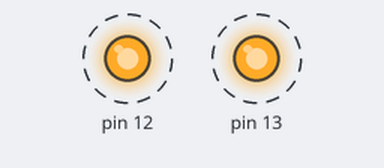
This sketch was run on a simulated Arduino Uno, built with avr-gcc and run on an emulated ATmega328P. Shown: output pins drawn as LEDs (lit = HIGH). Dashed ring = blinking.

Above: at 0.2 s.
Timing chart, 0 to 3.0 s (numbered marks = the images above):
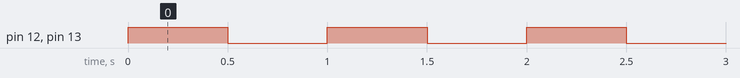

The sketch:

LED_BLINK.ino
```cpp
const uint8_t LED_LOW {12U};
const uint8_t LED_HIGH {13U};

void setup()
{
  pinMode(LED_LOW, OUTPUT);
  pinMode(LED_HIGH, OUTPUT);
}

void loop()
{
  digitalWrite(LED_LOW, HIGH);
  digitalWrite(LED_HIGH, HIGH);
  delay(500UL);

  digitalWrite(LED_LOW, LOW);
  digitalWrite(LED_HIGH, LOW);
  delay(500UL);
}
```

Measured:
- by itself, pin 12, pin 13: alternates HIGH for 0.50 s and LOW for 0.50 s
